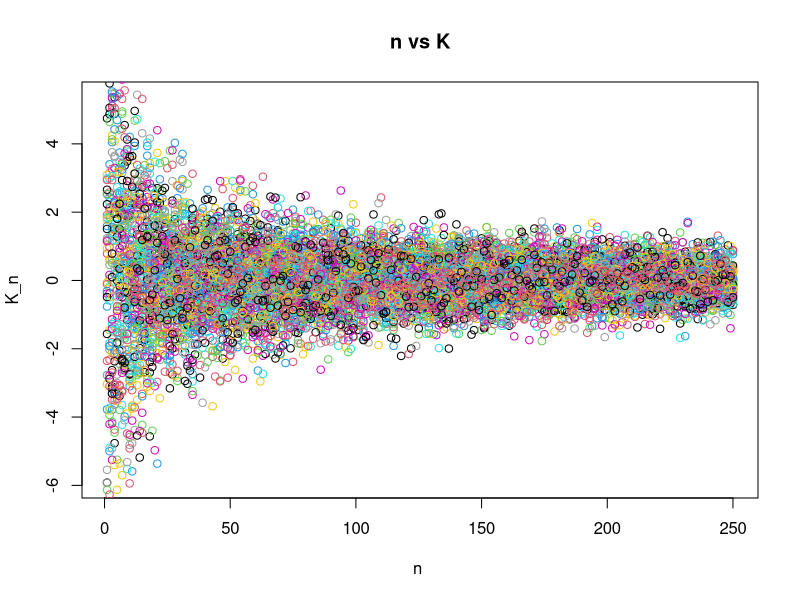

Here is the R script that generated this plot:
###
# Jimmy Hickey
# 2019-07-18
# Sampling Distribution of the Laplace Distribution.
###

set.seed(1978)

# Problem 1.

# d.

# We’ll generate N = 50 values of L and K for every value of n from 1 to 250.
# That is, consider n = 1. We want to generate N = 50 datasets with n = 1.
# For each data set we want to find L and K. Now, for n = 2 we want to
# generate 50 datasets, find L and K for each one. All the way until we get to
# n = 250.

max_sample_size = 250 
n = seq(1:max_sample_size)
N = 50

K_Matrix = matrix(data = NA, nrow = N, ncol = max_sample_size)
L_Matrix = matrix(data = NA, nrow = N, ncol = max_sample_size)

mu = 0
b = 5

# F inverse
# Plug in values from a Uniform(0, 1) into the y parameter
# to get a realization of the Laplace CDF
F_inv = function(mu, b, y){
  return(mu - b * sign(y - 0.5) * log(1 - 2 * abs(y - 0.5)))
}

# L
# Sum the squares of an array of inputs and divide by the length
L_calc = function(ys){
  n = length(ys)
  return(1/n * sum(ys^2))
}


# K
# Sum an array of inputs and divide by the length
K_calc = function(ys){
  n = length(ys)
  return(1/n * sum(ys))
} 


# Loop over sample sizes
for (j in 1:max_sample_size){
  
  # Loop through data sets
  for (i in 1:N){
    random = runif(n[j])
    K_Matrix[i, j] = K_calc(F_inv(mu, b, random))
    L_Matrix[i, j] = L_calc(F_inv(mu, b, random))
  }
}

# Plotting K and L

plot(n, K_Matrix[1,], main="n vs K", 
     xlab="n ", ylab="K_n", add = TRUE)

for (i in 2:50){
  points(n, K_Matrix[i,], col = i)
  
}

